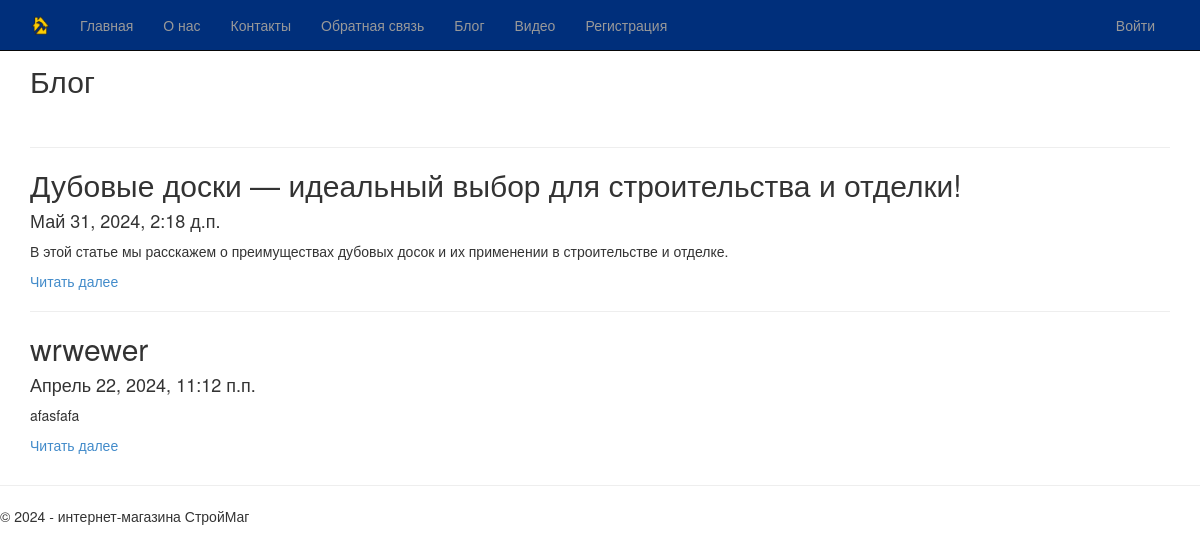
Screenshot of /blog/ with the database file from the repository.
### app/models.py (models this page shows, shortened)
class Blog(models.Model):
    author = models.ForeignKey(User, on_delete=models.CASCADE, related_name='blog_posts')
    title =  models.CharField(max_length= 100, unique_for_date="posted", verbose_name="Заголовок")
    description = models.TextField(verbose_name="Краткое содержание")
    content= models.TextField(verbose_name="Полное содержание")
    image=models.FileField(default="temp.jpeg", verbose_name="Путь к картинке")
    posted = models.DateTimeField(default= datetime.now(), db_index= True, verbose_name="Опбликована")
    class Meta:
        db_table = "Posts"
        ordering = ["-posted"]
        verbose_name= "статья блога"
        verbose_name_plural= "статьи блога"

### app/views.py (the view)
# urls.py: path('blog/', views.blog, name='blog'),
def blog(request):
    assert isinstance(request, HttpRequest)
    posts = Blog.objects.all() # запрос на выбор всех статей блога из модели
    return render(
        request,
        'app/blog.html',
        {
            'title':'Блог',
            'posts': posts, # передача списка статей в шаблон веб-страницы
            'year':datetime.now().year,
        }
    )

### app/templates/app/blog.html
{% extends "app/layout.html" %}
{% block content %}
<h2>{{ title }}</h2> <br />
{% for post in posts %}
<hr/>
<div class="">
<h2> {{post.title}} </h2>
<h4> {{post.posted}} </h4>
<p> {{post.description}} </p>
<p><a href="{% url 'blogpost' parametr=post.id %}"> Читать далее </a> </p>
</div>
{% endfor %}
{% endblock %}

### app/static/app/content/site.css (style rules this page uses)
body { padding-top: 50px; padding-bottom: 20px; padding-top:2%; }

### rows the page displays
Blog: title "Дубовые доски — идеальный выбор для строительства и отделки!", posted "Май 31, 2024, 2:18 д.п.", description "В этой статье мы расскажем о преимуществах дубовых досок и их применении в строительстве и отделке."
Blog: title "wrwewer", posted "Апрель 22, 2024, 11:12 п.п.", description "afasfafa"

### other values shown
{{ title }} "Блог"
